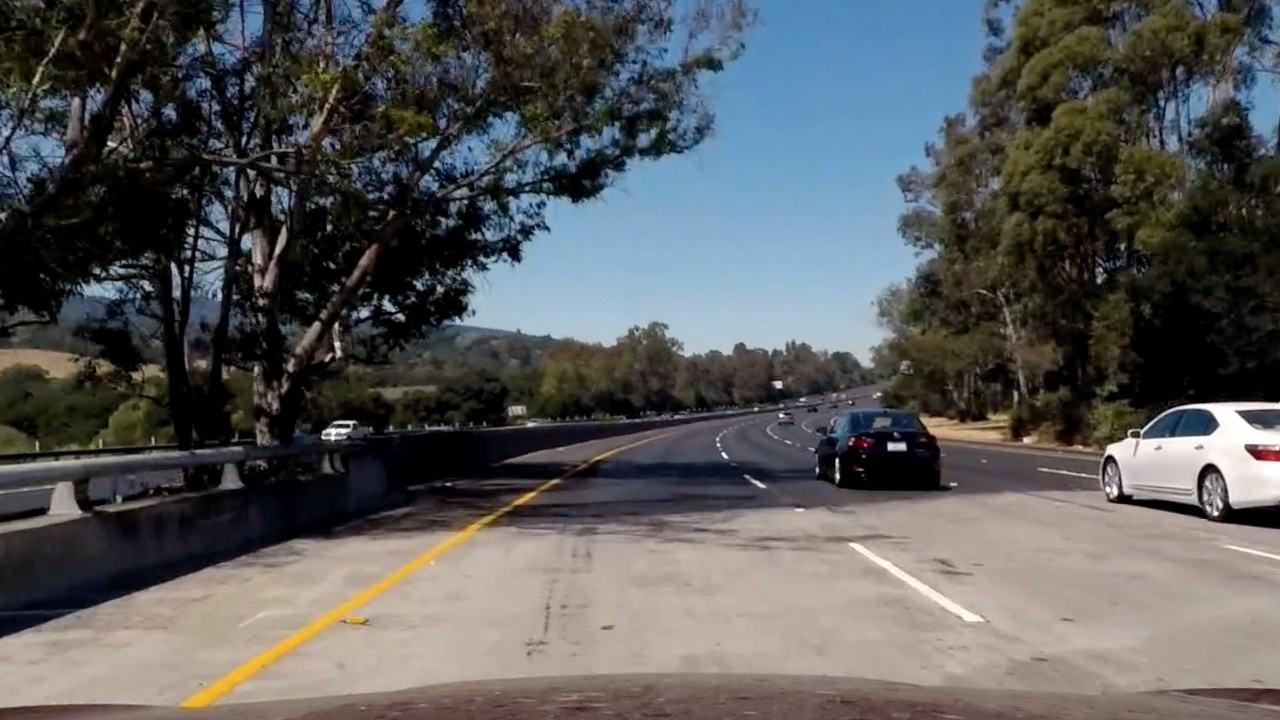
#> input picture test_images/4.jpg, 1280 x 720 px, given in place of challenge.mp4, which was not available
$ python main.py   (older library calls are emulated)
#> lines starting #> are read from the running program, lines starting #| are printed output that depends on the picture; after the words box and inside, x2 and y2 are one past the last pixel; in counts of white or black regions, pixels touching at a corner belong together; pictures that were not available may be replaced by others from this repository, and a replacement may not be noted
### functions.py
import numpy as np
import cv2
import matplotlib.pyplot as plt
import matplotlib.image as mpimg
import pickle
from Line import Line

def abs_sobel_thresh(img, orient='x', sobel_kernel=3, thresh=(0, 255)):

    # 1) Convert to grayscale
    gray = cv2.cvtColor(img, cv2.COLOR_RGB2GRAY)

    # 2) Take the derivative in x or y given orient = 'x' or 'y'
    # 3) Take the absolute value of the derivative or gradient
    if orient == 'x' :
        sobelx = cv2.Sobel(gray, cv2.CV_64F, 1, 0, ksize=sobel_kernel)
        abs_sobel = np.absolute(sobelx)
    elif orient == 'y' :
        sobely = cv2.Sobel(gray, cv2.CV_64F, 0, 1, ksize=sobel_kernel)
        abs_sobel = np.absolute(sobely)

    # 4) Scale to 8-bit (0 - 255) then convert to type = np.uint8
    scaled_sobel = np.uint8(255*abs_sobel/np.max(abs_sobel))

    # 5) Create a mask of 1's where the scaled gradient magnitude
    ret, binary_output = cv2.threshold(scaled_sobel, thresh[0], thresh[1], cv2.THRESH_BINARY)

    # 6) Return this mask as your binary_output image
    return binary_output


def HLS_select(img, thresh=(0, 255)):

    """
    Apply threshold to H_channel in HLS image
    :param img: input color frame
    :param thresh: min value and max value for threshold
    :return: binary image
    """
    # 1) Convert to HLS color space
    hls = cv2.cvtColor(img, cv2.COLOR_RGB2HLS)
    # H = hls[:,:,0]
    # L = hls[:,:,1]
    S = hls[:,:,2]

    # 2) Apply a threshold to the S channel
    ret, binary = cv2.threshold(S, thresh[0], thresh[1], cv2.THRESH_BINARY)

    # 3) Return a binary image of threshold result
    return binary

def applayhistogram(img):

    """
    Apply histogram to binary image
    :param img: input binary frame
    :return: histogram matrix
    """
    # TO-DO: Grab only the bottom half of the image
    # Lane lines are likely to be mostly vertical nearest to the car
    half = int(img.shape[0]/2)
    bottom_half = img[half:, :]


    # TO-DO: Sum across image pixels vertically - make sure to set `axis`
    # i.e. the highest areas of vertical lines should be larger values
    histogram = np.sum(bottom_half, axis=0)

    return histogram


def warp(img):

    """
    Apply perspective transform to input frame to get the bird's eye view.
    :param img: input color frame
    :return: warped image
    """
    h, w = img.shape[:2]

    src = np.float32([[w, h-10],     # br
                       [0, h-10],    # bl
                       [546, 460],   # tl
                       [732, 460]])  # tr


    dst = np.float32([[w, h],       # br
                      [0, h],       # bl
                      [0, 0],       # tl
                      [w, 0]])      # tr

    M = cv2.getPerspectiveTransform(src, dst)
    m_inv = cv2.getPerspectiveTransform(dst, src)
    warped = cv2.warpPerspective(img, M, (w, h), flags=cv2.INTER_LINEAR)
    return warped, m_inv


def fit_polynomial(binary_warped):

    # Take a histogram of the bottom half of the image
    histogram = applayhistogram(binary_warped)
    # Create an output image to draw on and visualize the result
    out_img = np.dstack((binary_warped, binary_warped, binary_warped))
    # Find the peak of the left and right halves of the histogram
    # These will be the starting point for the left and right lines
    midpoint = np.int(histogram.shape[0]//2)
    leftx_base = np.argmax(histogram[:midpoint])
    rightx_base = np.argmax(histogram[midpoint:]) + midpoint

    # HYPERPARAMETERS
    # Choose the number of sliding windows
    nwindows = 9
    # Set the width of the windows +/- margin
    margin = 100
    # Set minimum number of pixels found to recenter window
    minpix = 50

    # Set height of windows - based on nwindows above and image shape
    window_height = np.int(binary_warped.shape[0]//nwindows)

    # Identify the x and y positions of all nonzero pixels in the image
    nonzero = binary_warped.nonzero()
    nonzeroy = np.array(nonzero[0])
    nonzerox = np.array(nonzero[1])

    # Current positions to be updated later for each window in nwindows
    leftx_current = leftx_base
    rightx_current = rightx_base

    # Create empty lists to receive left and right lane pixel indices
    left_lane_inds = []
    right_lane_inds = []

    # Step through the windows one by one
    for window in range(nwindows):
        # Identify window boundaries in x and y (and right and left)
        win_y_low = binary_warped.shape[0] - (window+1)*window_height
        win_y_high = binary_warped.shape[0] - window*window_height
        win_xleft_low = leftx_current - margin
        win_xleft_high = leftx_current + margin
        win_xright_low = rightx_current - margin
        win_xright_high = rightx_current + margin

        # Draw the windows on the visualization image
        # cv2.rectangle(out_img,(win_xleft_low,win_y_low),(win_xleft_high,win_y_high),(0,255,0), 2)
        # cv2.rectangle(out_img,(win_xright_low,win_y_low),(win_xright_high,win_y_high),(0,255,0), 2)

        # Identify the nonzero pixels in x and y within the window #
        good_left_inds = ((nonzeroy >= win_y_low) & (nonzeroy < win_y_high) & (nonzerox >= win_xleft_low) &  (nonzerox < win_xleft_high)).nonzero()[0]
        good_right_inds = ((nonzeroy >= win_y_low) & (nonzeroy < win_y_high) & (nonzerox >= win_xright_low) &  (nonzerox < win_xright_high)).nonzero()[0]

        # Append these indices to the lists
        left_lane_inds.append(good_left_inds)
        right_lane_inds.append(good_right_inds)

        # If you found > minpix pixels, recenter next window on their mean position
        if len(good_left_inds) > minpix:
            leftx_current = np.int(np.mean(nonzerox[good_left_inds]))
        if len(good_right_inds) > minpix:
            rightx_current = np.int(np.mean(nonzerox[good_right_inds]))

    # Concatenate the arrays of indices (previously was a list of lists of pixels)

    left_lane_inds = np.concatenate(left_lane_inds)
    right_lane_inds = np.concatenate(right_lane_inds)


    # Extract left and right line pixel positions
    leftx = nonzerox[left_lane_inds]
    lefty = nonzeroy[left_lane_inds]
    rightx = nonzerox[right_lane_inds]
    righty = nonzeroy[right_lane_inds]

    # Fit a second order polynomial to each using `np.polyfit`
    left_fit = np.polyfit(lefty, leftx, 2)
    right_fit = np.polyfit(righty, rightx, 2)

    # [23 lines of commented-out code are left out]

    ret = {}
    ret['left_fit'] = left_fit
    ret['right_fit'] = right_fit
    ret['nonzerox'] = nonzerox
    ret['nonzeroy'] = nonzeroy
    ret['out_img'] = out_img
    ret['left_lane_inds'] = left_lane_inds
    ret['right_lane_inds'] = right_lane_inds

    return ret


# [91 lines left out: functions fit_poly, search_around_poly, not called in this run]


def viz(undist, left_fit, right_fit, m_inv):
    """
    Final lane line prediction visualized and overlayed on top of original image
    """
    # Generate x and y values for plotting
    ploty = np.linspace(0, undist.shape[0]-1, undist.shape[0])
    left_fitx = left_fit[0]*ploty**2 + left_fit[1]*ploty + left_fit[2]
    right_fitx = right_fit[0]*ploty**2 + right_fit[1]*ploty + right_fit[2]

    # Create an image to draw the lines on
    # warp_zero = np.zeros_like(undist).astype(np.uint8)
    # color_warp = np.dstack((warp_zero, warp_zero, warp_zero))
    color_warp = np.zeros((720, 1280, 3), dtype='uint8')  # NOTE: Hard-coded image dimensions

	# Recast the x and y points into usable format for cv2.fillPoly()
    pts_left = np.array([np.transpose(np.vstack([left_fitx, ploty]))])
    pts_right = np.array([np.flipud(np.transpose(np.vstack([right_fitx, ploty])))])
    pts = np.hstack((pts_left, pts_right))

    # Draw the lane onto the warped blank image
    cv2.fillPoly(color_warp, np.int_([pts]), (0,255, 0))

    # Warp the blank back to original image space using inverse perspective matrix (Minv)
    newwarp = cv2.warpPerspective(color_warp, m_inv, (undist.shape[1], undist.shape[0]))
    # Combine the result with the original image
    result = cv2.addWeighted(undist, 1, newwarp, 0.3, 0)


    return result

### Line.py
import numpy as np
# Define a class to receive the characteristics of each line detection
class Line():
    def __init__(self, n):

        """
        n is the window size of the moving average
        """
        self.n = n
        self.detected = False

        # Polynomial coefficients: x = A*y^2 + B*y + C
        # Each of A, B, C is a "list-queue" with max length n
        self.A = []
        self.B = []
        self.C = []
        # Average of above
        self.A_avg = 0.
        self.B_avg = 0.
        self.C_avg = 0.

        #radius of curvature of the line in some units
        self.radius_of_curvature = None
        #distance in meters of vehicle center from the line
        self.line_base_pos = None

    def get_fit(self):
        return (self.A_avg, self.B_avg, self.C_avg)

    def add_fit(self, fit_coeffs):
        """
        Gets most recent line fit coefficients and updates internal smoothed coefficients
        fit_coeffs is a 3-element list of 2nd-order polynomial coefficients
        """
        # Coefficient queue full?
        q_full = len(self.A) >= self.n

        # Append line fit coefficients
        self.A.append(fit_coeffs[0])
        self.B.append(fit_coeffs[1])
        self.C.append(fit_coeffs[2])

        # Pop from index 0 if full
        if q_full:
            _ = self.A.pop(0)
            _ = self.B.pop(0)
            _ = self.C.pop(0)

        # Simple average of line coefficients
        self.A_avg = np.mean(self.A)
        self.B_avg = np.mean(self.B)
        self.C_avg = np.mean(self.C)

        return (self.A_avg, self.B_avg, self.C_avg)

### main.py
import numpy as np
import cv2
import matplotlib.pyplot as plt
import matplotlib.image as mpimg
import pickle
import functions as fun
from Line import Line


window_size = 10  # how many frames for line smoothing
left_line = Line(n=window_size)
right_line = Line(n=window_size)
detected = False  # did the fast line fit detect the lines?
left_curve, right_curve = 0., 0.  # radius of curvature for left and right lanes

def pipeline(frame):

    global detected

    # applay Perspective transform
    perp, m_inv = fun.warp(frame)

    # # Thresholded binary image
    sxbinary = fun.abs_sobel_thresh(perp, orient='x', sobel_kernel=3,thresh=(50,255))
    s_binary = fun.HLS_select(perp,(75,255))
    binary_warped = cv2.add(s_binary,sxbinary)

    # Polynomial fit
    if not detected:
        # Slow line fit
        ret = fun.fit_polynomial(binary_warped)
        left_fit = ret['left_fit']
        right_fit = ret['right_fit']
        # Get moving average of line fit coefficients
        left_fit = left_line.add_fit(left_fit)
        right_fit = right_line.add_fit(right_fit)
        # slow line fit always detects the line
        detected = True
    else:
        # Fast line fit
        left_fit = left_line.get_fit()
        right_fit = right_line.get_fit()
        ret = fun.search_around_poly(binary_warped, left_fit, right_fit)
        # Only make updates if we detected lines in current frame
        if ret is not None:
            left_fit = ret['left_fit']
            right_fit = ret['right_fit']
            left_fit = left_line.add_fit(left_fit)
            right_fit = right_line.add_fit(right_fit)
        else:
            detected = False


    # Perform final visualization on top of original undistorted image
    result = fun.viz(frame, left_fit, right_fit, m_inv,)

    return result


# [12 lines of commented-out code are left out]

cap = cv2.VideoCapture('challenge.mp4')
ret, frame = cap.read()
#> frame is the input picture: shape (720, 1280, 3); mean B, G, R 90.8, 90.6, 89.7
fourcc = cv2.VideoWriter_fourcc(*'MJPG')
out = cv2.VideoWriter('output.mp4',cv2.VideoWriter_fourcc('M','J','P','G'), 10, (1280,720))


while cap.isOpened():
    ret, frame = cap.read()
    if ret:
        final = pipeline(frame)
#> in warp, `warped = cv2.warpPerspective(img, M, (w, h), flags=cv2.INTER_LINEAR)`:
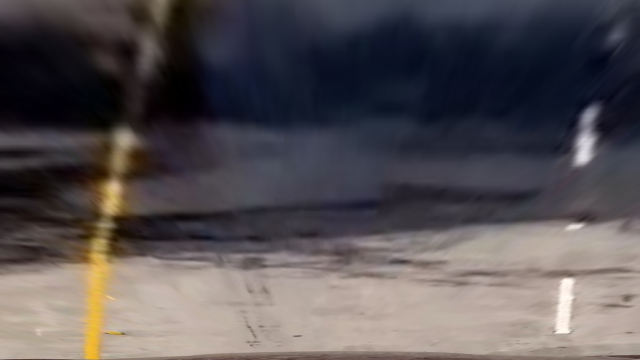
#> warped: shape (720, 1280, 3) (shown at 1/2 size); mean B, G, R 83.5, 80.9, 86.6
#> in pipeline, `perp, m_inv = fun.warp(frame)`: m_inv = [[0.145, -0.758, 546], [0, -0.496, 460], [0, -0.00119, 1]]
#> in abs_sobel_thresh, `ret, binary_output = cv2.threshold(scaled_sobel, thresh[0], thresh[1],..`:
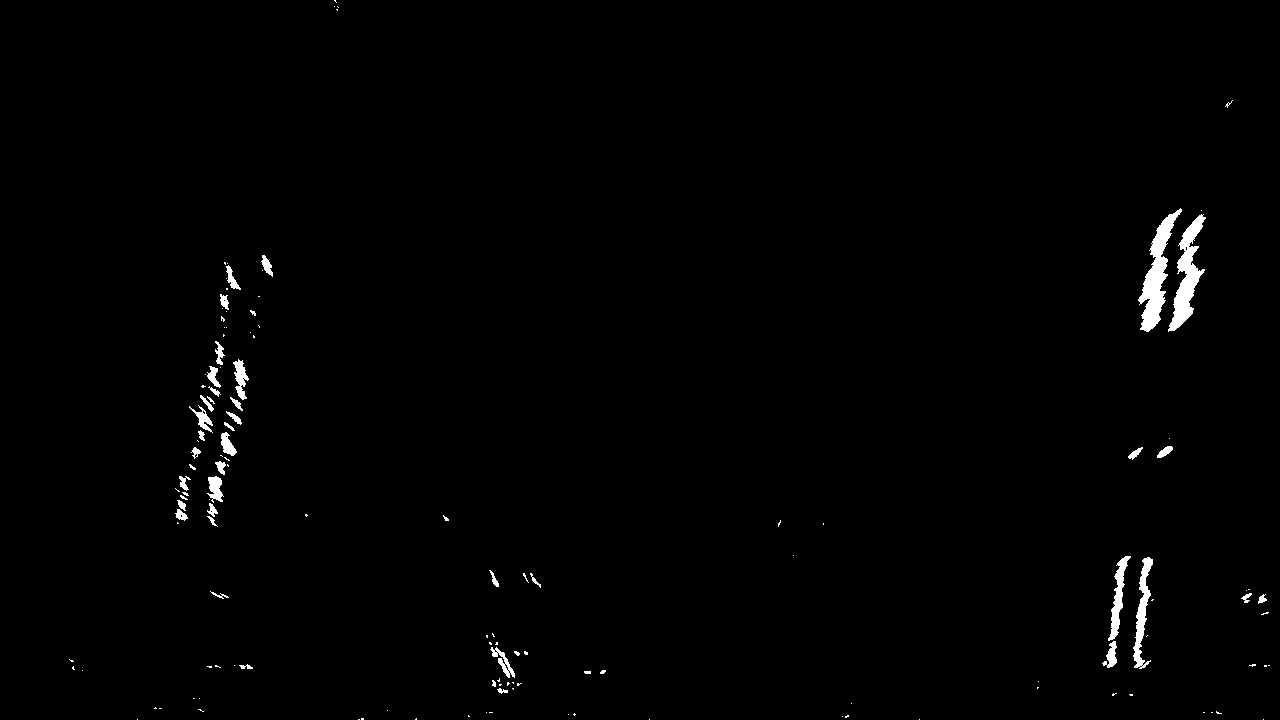
#> binary_output: shape (720, 1280); 0.99% white; 137 white regions (95 under 20 px), largest, box (x1, y1, x2, y2) and area: (1138, 208, 1182, 332) 1893, (1168, 214, 1206, 332) 1702, (1133, 557, 1153, 669) 874
#> in abs_sobel_thresh, `ret, binary_output = cv2.threshold(scaled_sobel, thresh[0], thresh[1],..`: ret = 50
#> in HLS_select, `ret, binary = cv2.threshold(S, thresh[0], thresh[1], cv2.THRESH_BINARY)`:
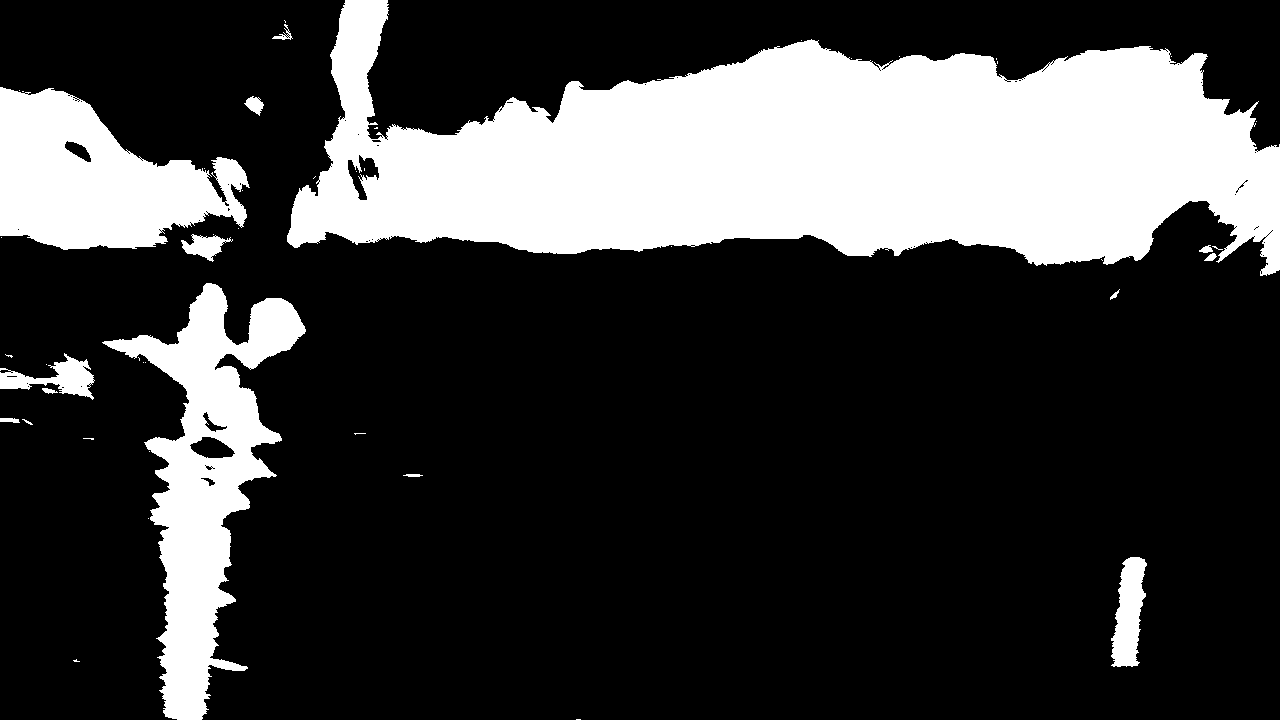
#> binary: shape (720, 1280); 24.2% white; 48 white regions (33 under 20 px), largest, box (x1, y1, x2, y2) and area: (287, 0, 1280, 276) 161264, (102, 283, 306, 720) 31116, (0, 87, 250, 250) 25137
#> in HLS_select, `ret, binary = cv2.threshold(S, thresh[0], thresh[1], cv2.THRESH_BINARY)`: ret = 75
#> in applayhistogram, `bottom_half = img[half:, :]`:
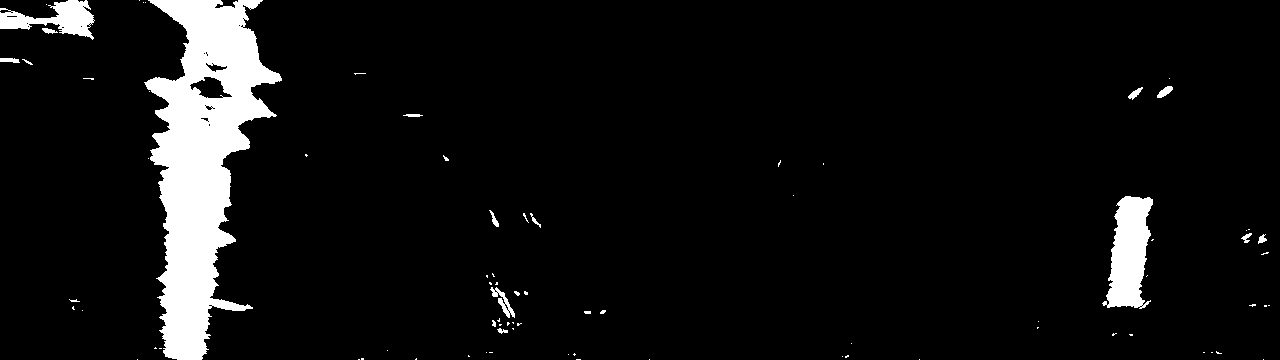
#> bottom_half: shape (360, 1280); 6.8% white; 82 white regions (65 under 20 px), largest, box (x1, y1, x2, y2) and area: (144, 0, 282, 360) 24526, (1102, 196, 1153, 309) 3673, (0, 0, 95, 40) 1783
#> in applayhistogram, `histogram = np.sum(bottom_half, axis=0)`: histogram = 1280 values, max 91800 at index 189, min 0 at index 95, mean 6225.2
#> in fit_polynomial, `leftx_base = np.argmax(histogram[:midpoint])`: leftx_base = 189
#> in fit_polynomial, `rightx_base = np.argmax(histogram[midpoint:]) + midpoint`: rightx_base = 1132
#> in fit_polynomial, `nonzero = binary_warped.nonzero()`: nonzero = 229904 positions, rows 0 to 719, columns 0 to 1279
#> in fit_polynomial, `leftx_current = leftx_base`: leftx_current = 189
#> in fit_polynomial, `rightx_current = rightx_base`: rightx_current = 1132
#> the loop in fit_polynomial, `for window in range(nwindows):` made 9 passes
#> (win_xleft_low, win_xleft_high, win_xright_low, win_xright_high, leftx_current, rightx_current) on passes 1 to 8: (89, 289, 1032, 1232, 189, 1125), (89, 289, 1025, 1225, 193, 1130), (93, 293, 1030, 1230, 196, 1135), (96, 296, 1035, 1235, 215, 1151), (115, 315, 1051, 1251, 214, 1160), (114, 314, 1060, 1260, 224, 1148), (124, 324, 1048, 1248, 201, 1141), (101, 301, 1041, 1241, 150, 1135)
#> after the loop in fit_polynomial, `for window in range(nwindows):`: left_lane_inds = 9 items
#> in fit_polynomial, `left_fit = np.polyfit(lefty, leftx, 2)`: left_fit = [-0.000425, 0.332, 150.1]
#> in fit_polynomial, `right_fit = np.polyfit(righty, rightx, 2)`: right_fit = [-0.000288, 0.202, 1114.2]
#> in pipeline, `ret = fun.fit_polynomial(binary_warped)`: ret = 7 items
#> in pipeline, `left_fit = ret['left_fit']`: left_fit = [-0.000425, 0.332, 150.1]
#> in pipeline, `right_fit = ret['right_fit']`: right_fit = [-0.000288, 0.202, 1114.2]
#> in add_fit, `self.A_avg = np.mean(self.A)`: self.A_avg = -0.000425
#> in add_fit, `self.B_avg = np.mean(self.B)`: self.B_avg = 0.332
#> in add_fit, `self.C_avg = np.mean(self.C)`: self.C_avg = 150.1
#> in pipeline, `left_fit = left_line.add_fit(left_fit)`: left_fit = (-0.000425, 0.332, 150.1)
#> in pipeline, `right_fit = right_line.add_fit(right_fit)`: right_fit = (-0.000288, 0.202, 1114.2)
#> in viz, `left_fitx = left_fit[0]*ploty**2 + left_fit[1]*ploty + left_fit[2]`: left_fitx = 720 values, max 215.1 at index 391, min 150.1 at index 0, mean 196.3
#> in viz, `right_fitx = right_fit[0]*ploty**2 + right_fit[1]*ploty + right_fit[2]`: right_fitx = 720 values, max 1149.7 at index 351, min 1110.8 at index 719, mean 1137.3
#> in viz, `pts_left = np.array([np.transpose(np.vstack([left_fitx, ploty]))])`: pts_left = 720 pairs, first value 150.1 to 215.1, second value 0 to 719
#> in viz, `pts_right = np.array([np.flipud(np.transpose(np.vstack([right_fitx, pl..`: pts_right = 720 pairs, first value 1110.8 to 1149.7, second value 0 to 719
#> in viz, `pts = np.hstack((pts_left, pts_right))`: pts = 1440 pairs, first value 150.1 to 1149.7, second value 0 to 719
#> in viz, `result = cv2.addWeighted(undist, 1, newwarp, 0.3, 0)`:
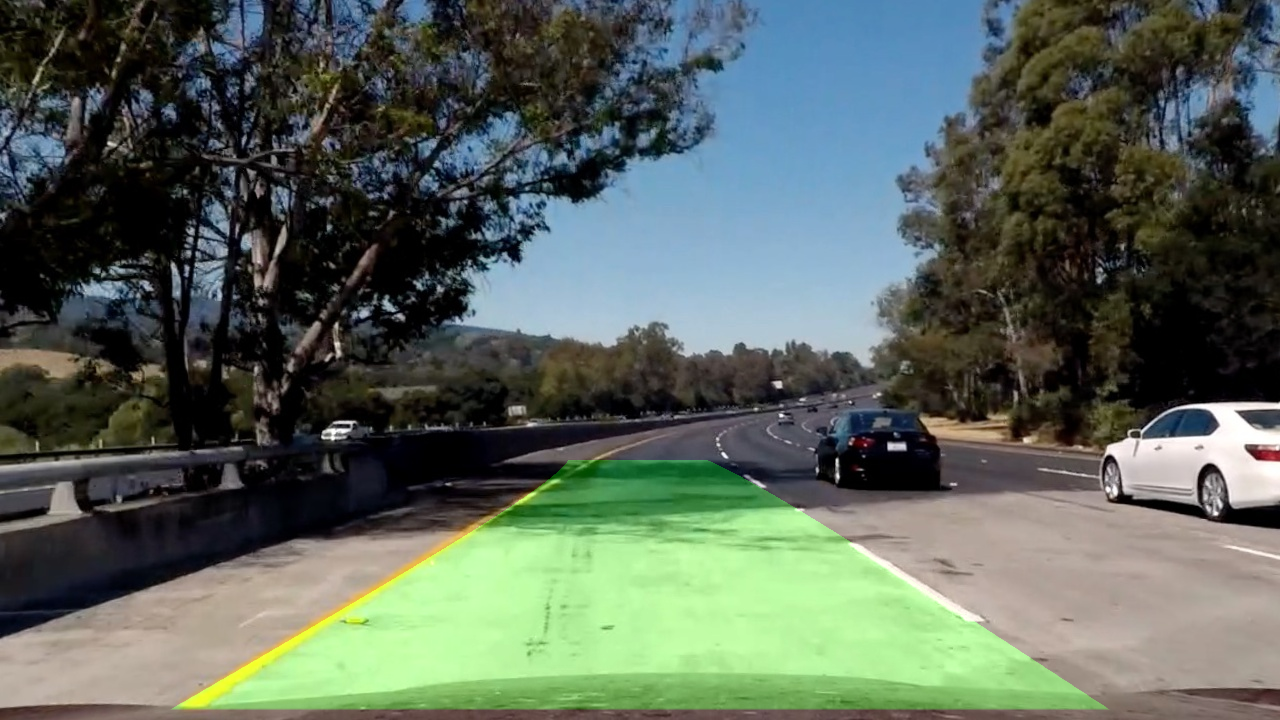
#> result: shape (720, 1280, 3); mean B, G, R 90.8, 101.6, 89.7
        out.write(final)
        cv2.imshow('frame', final)
        if cv2.waitKey(1) & 0xFF == ord('q'):
#> (key q is pressed here)
            break
    else:
        break
cap.release()
out.release()
cv2.destroyAllWindows()
